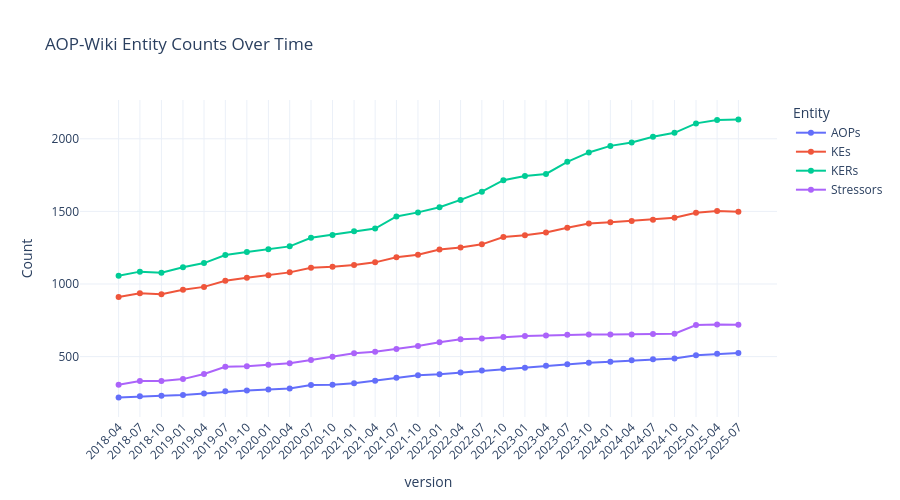

Notebook code cell kept with this figure:
### Code cell
import plotly.express as px

fig = px.line(
    df_all,
    x="version",
    y=["AOPs", "KEs", "KERs", "Stressors"],
    markers=True,
    labels={"value": "Count", "variable": "Entity"},
    title="AOP-Wiki Entity Counts Over Time"
)

fig.update_layout(
    template="plotly_white",
    xaxis_tickangle=-45,
    height=500, hovermode="x unified",
    xaxis=dict(
        tickmode='array',
        tickvals=df_all["version"],
        ticktext=df_all["version"]
    ))

fig.show()

### Figure 1 — Plotly figure (JSON) as saved in the notebook; plotly's stock layout.template omitted (floating-point values rounded to 4 significant figures)
{"data": [{"hovertemplate": "Entity=AOPs<br>version=%{x}<br>Count=%{y}<extra></extra>", "legendgroup": "AOPs", "line": {"color": "#636efa", "dash": "solid"}, "marker": {"symbol": "circle"}, "mode": "lines+markers", "name": "AOPs", "orientation": "v", "showlegend": true, "type": "scatter", "x": ["2018-04", "2018-07", "2018-10", "2019-01", "2019-04", "2019-07", "2019-10", "2020-01", "2020-04", "2020-07", "2020-10", "2021-01", "2021-04", "2021-07", "2021-10", "2022-01", "2022-04", "2022-07", "2022-10", "2023-01", "2023-04", "2023-07", "2023-10", "2024-01", "2024-04", "2024-07", "2024-10", "2025-01", "2025-04", "2025-07"], "xaxis": "x", "y": [219, 227, 230, 236, 246, 261, 267, 273, 280, 304, 306, 316, 333, 354, 371, 379, 390, 405, 416, 424, 437, 448, 458, 465, 474, 482, 487, 509, 519, 525], "yaxis": "y"}, {"hovertemplate": "Entity=KEs<br>version=%{x}<br>Count=%{y}<extra></extra>", "legendgroup": "KEs", "line": {"color": "#EF553B", "dash": "solid"}, "marker": {"symbol": "circle"}, "mode": "lines+markers", "name": "KEs", "orientation": "v", "showlegend": true, "type": "scatter", "x": ["2018-04", "2018-07", "2018-10", "2019-01", "2019-04", "2019-07", "2019-10", "2020-01", "2020-04", "2020-07", "2020-10", "2021-01", "2021-04", "2021-07", "2021-10", "2022-01", "2022-04", "2022-07", "2022-10", "2023-01", "2023-04", "2023-07", "2023-10", "2024-01", "2024-04", "2024-07", "2024-10", "2025-01", "2025-04", "2025-07"], "xaxis": "x", "y": [911, 936, 930, 961, 980, 1022, 1043, 1060, 1080, 1111, 1118, 1131, 1149, 1184, 1201, 1237, 1252, 1273, 1323, 1335, 1355, 1387, 1416, 1425, 1434, 1443, 1456, 1491, 1502, 1497], "yaxis": "y"}, {"hovertemplate": "Entity=KERs<br>version=%{x}<br>Count=%{y}<extra></extra>", "legendgroup": "KERs", "line": {"color": "#00cc96", "dash": "solid"}, "marker": {"symbol": "circle"}, "mode": "lines+markers", "name": "KERs", "orientation": "v", "showlegend": true, "type": "scatter", "x": ["2018-04", "2018-07", "2018-10", "2019-01", "2019-04", "2019-07", "2019-10", "2020-01", "2020-04", "2020-07", "2020-10", "2021-01", "2021-04", "2021-07", "2021-10", "2022-01", "2022-04", "2022-07", "2022-10", "2023-01", "2023-04", "2023-07", "2023-10", "2024-01", "2024-04", "2024-07", "2024-10", "2025-01", "2025-04", "2025-07"], "xaxis": "x", "y": [1056, 1085, 1077, 1115, 1144, 1199, 1220, 1239, 1259, 1318, 1338, 1363, 1382, 1465, 1493, 1529, 1579, 1636, 1715, 1743, 1758, 1841, 1906, 1951, 1974, 2014, 2041, 2106, 2129, 2132], "yaxis": "y"}, {"hovertemplate": "Entity=Stressors<br>version=%{x}<br>Count=%{y}<extra></extra>", "legendgroup": "Stressors", "line": {"color": "#ab63fa", "dash": "solid"}, "marker": {"symbol": "circle"}, "mode": "lines+markers", "name": "Stressors", "orientation": "v", "showlegend": true, "type": "scatter", "x": ["2018-04", "2018-07", "2018-10", "2019-01", "2019-04", "2019-07", "2019-10", "2020-01", "2020-04", "2020-07", "2020-10", "2021-01", "2021-04", "2021-07", "2021-10", "2022-01", "2022-04", "2022-07", "2022-10", "2023-01", "2023-04", "2023-07", "2023-10", "2024-01", "2024-04", "2024-07", "2024-10", "2025-01", "2025-04", "2025-07"], "xaxis": "x", "y": [306, 332, 332, 345, 380, 430, 434, 444, 454, 477, 499, 523, 534, 552, 573, 598, 619, 624, 635, 641, 645, 650, 652, 652, 652, 655, 658, 717, 721, 720], "yaxis": "y"}], "layout": {"height": 500, "hovermode": "x unified", "legend": {"title": {"text": "Entity"}, "tracegroupgap": 0}, "title": {"text": "AOP-Wiki Entity Counts Over Time"}, "xaxis": {"anchor": "y", "domain": [0, 1], "tickangle": -45, "tickmode": "array", "ticktext": ["2018-04", "2018-07", "2018-10", "2019-01", "2019-04", "2019-07", "2019-10", "2020-01", "2020-04", "2020-07", "2020-10", "2021-01", "2021-04", "2021-07", "2021-10", "2022-01", "2022-04", "2022-07", "2022-10", "2023-01", "2023-04", "2023-07", "2023-10", "2024-01", "2024-04", "2024-07", "2024-10", "2025-01", "2025-04", "2025-07"], "tickvals": ["2018-04", "2018-07", "2018-10", "2019-01", "2019-04", "2019-07", "2019-10", "2020-01", "2020-04", "2020-07", "2020-10", "2021-01", "2021-04", "2021-07", "2021-10", "2022-01", "2022-04", "2022-07", "2022-10", "2023-01", "2023-04", "2023-07", "2023-10", "2024-01", "2024-04", "2024-07", "2024-10", "2025-01", "2025-04", "2025-07"], "title": {"text": "version"}}, "yaxis": {"anchor": "x", "domain": [0, 1], "title": {"text": "Count"}}}}
